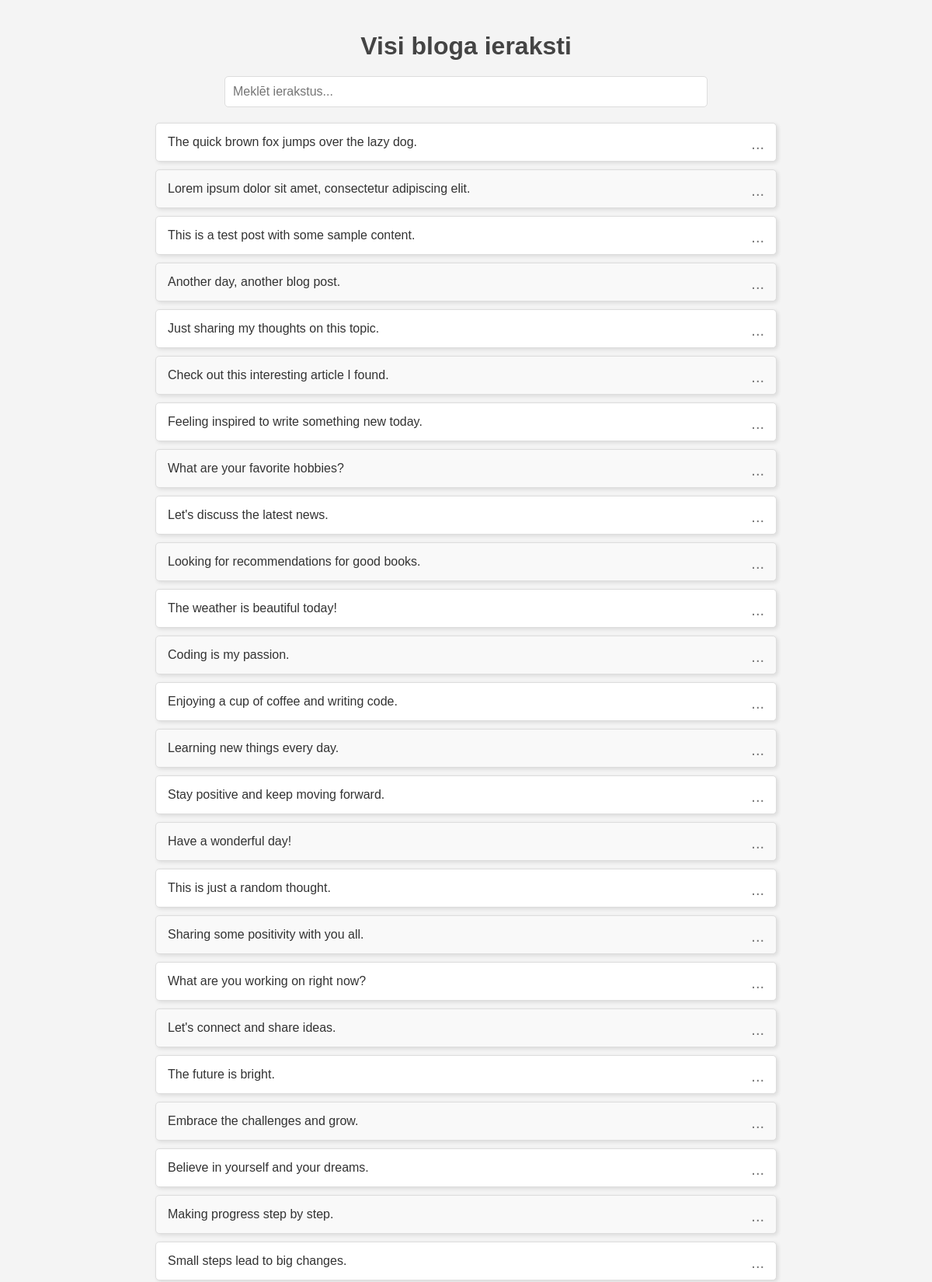
The page / (upper part) on the database its author committed.
### tables this page shows
CREATE TABLE IF NOT EXISTS posts(
	id INT NOT NULL PRIMARY KEY AUTO_INCREMENT,
	content VARCHAR(255) NOT NULL
);

### controllers/BlogController.php (called while the page is built)
<?php
require "models/Blog.php";
class BlogController
{
    public function index() {
        $posts = Blog::all();
        require "views/blog/index.view.php";
      }
}

### router.php (called while the page is built)
<?php
$uri = parse_url($_SERVER["REQUEST_URI"])["path"];
$routes = require("routes.php");
foreach ($routes as $controller) {
    require_once "controllers/" . explode("@", $controller)[0] . ".php";
}
list($controller, $method) = explode('@', $routes[$uri]);
$instance = new $controller();
$instance->$method();

### index.php (called while the page is built)
<?php
require "router.php";

### database.php (called while the page is built)
<?php
class Database {
    private $config = [
            "host" => "localhost",
            "port" => 3306,
            "dbname" => "blog",
            "charset" => "utf8mb4",
            "user" => "root",
            "password" => ""
    ];
    private $pdo;
    public function __construct() {
        $dsn = "mysql:" . http_build_query($this->config, "", ";");
        $this->pdo = new PDO($dsn);
        $this->pdo->setAttribute(PDO::ATTR_DEFAULT_FETCH_MODE, PDO::FETCH_ASSOC);
    }
    public function query($sql, $params = []) {
        $statement = $this->pdo->prepare($sql);
        $statement->execute($params);
        return $statement;
    }
}

### models/Blog.php (called while the page is built)
<?php
require "models/Model.php";
class Blog extends Model {
    protected static function getTableName(): string
    {
      return "posts";
    }
}

### models/model.php (called while the page is built, shortened)
<?php
require "database.php";
abstract class Model
{
    protected static $db;
    public static function init()
    {
        if (!self::$db) {
            self::$db = new Database();
        }
    }
    public static function all()
    {
        $sql = "SELECT * FROM " . static::getTableName();
        $records = self::$db->query($sql)->fetchAll();
        return $records;
    }
}

### views/blog/index.view.php (the view, shortened to what this page needs)
<!DOCTYPE html>
<html lang="lv">
<head>
</head>
<body>
    <h1>Visi bloga ieraksti</h1>
    <div class="search-container">
        <input type="text" class="search-input" placeholder="Meklēt ierakstus...">
    </div>
    <ul>
        <?php foreach ($posts as $post) : ?>
            <li>
                <?= $post['content'] ?>
                <div class="post-options">
                    <button class="options-button" onclick="toggleDropdown(this)">...</button>
                </div>
            </li>
        <?php endforeach; ?>
    </ul>
</body>
</html>

### views/blog/index.view.php (style rules this page uses)
body { font-family: 'Arial', sans-serif; margin: 0; padding: 20px; background-color: #f4f4f4; color: #333; }
h1 { text-align: center; color: #444; margin-bottom: 20px; }
.search-container { text-align: center; margin-bottom: 20px; }
.search-input { padding: 10px; border: 1px solid #ddd; border-radius: 5px; width: 70%; max-width: 600px; font-size: 16px; }
ul { list-style: none; padding: 0; max-width: 800px; margin: 0 auto; }
li { background-color: #fff; border: 1px solid #ddd; border-radius: 5px; padding: 15px; margin-bottom: 10px; box-shadow: 2px 2px 5px rgba(0, 0, 0, 0.1); position: relative; }
li:nth-child(even) { background-color: #f9f9f9; }
.post-options { position: absolute; top: 10px; right: 10px; }
.options-button { background: none; border: none; font-size: 20px; cursor: pointer; color: #777; padding: 5px; }

### rows shown on the page
posts: content "The quick brown fox jumps over the lazy dog."
posts: content "Lorem ipsum dolor sit amet, consectetur adipiscing elit."
posts: content "This is a test post with some sample content."
posts: content "Another day, another blog post."
posts: content "Just sharing my thoughts on this topic."
posts: content "Check out this interesting article I found."
posts: content "Feeling inspired to write something new today."
posts: content "What are your favorite hobbies?"
posts: content "Let's discuss the latest news."
posts: content "Looking for recommendations for good books."
posts: content "The weather is beautiful today!"
posts: content "Coding is my passion."
posts: content "Enjoying a cup of coffee and writing code."
posts: content "Learning new things every day."
posts: content "Stay positive and keep moving forward."
posts: content "Have a wonderful day!"
posts: content "This is just a random thought."
posts: content "Sharing some positivity with you all."
posts: content "What are you working on right now?"
posts: content "Let's connect and share ideas."
posts: content "The future is bright."
posts: content "Embrace the challenges and grow."
posts: content "Believe in yourself and your dreams."
posts: content "Making progress step by step."
posts: content "Small steps lead to big changes."
